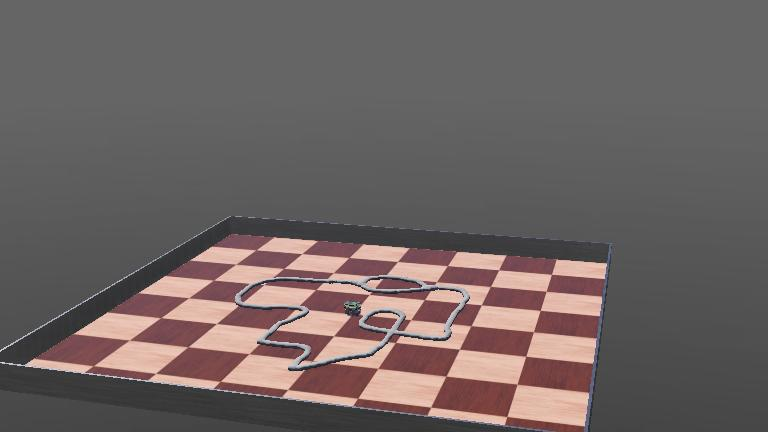
#> input picture linefollowing/worlds/.tie.jpg, 768 x 432 px
$ python -i camera_controller.py   (imports and definitions only)
#> lines starting #> are read from the running program, lines starting #| are printed output that depends on the picture; after the words box and inside, x2 and y2 are one past the last pixel; in counts of white or black regions, pixels touching at a corner belong together
#> further down, picture is the input picture: shape (432, 768, 3); mean B, G, R 98.1, 99.2, 108.8
from controller import Robot, Camera
import cv2
import numpy as np

# Initialize the Webots robot
# [1 line that did not run here, left out]
# [1 line that did not run here, left out]

#Assign the LED-lights on the puck for use later
# [1 line that did not run here, left out]
# [1 line that did not run here, left out]

# [1 line that did not run here, left out]
# [1 line not run here, left out]


#Same for the speaker
# [1 line that did not run here, left out]

# Get the camera device and enable it
# [1 line that did not run here, left out]
# [2 lines not run here, left out]


# Set motor devices for left and right wheels
# [1 line that did not run here, left out]
# [1 line that did not run here, left out]
# [2 lines not run here, left out]

# Set motor speeds
max_speed = 6.28  # Maximum motor speed
base_speed = 2  # Base speed for straight-line motion

# Set proportional, integral, and derivative gains
Kp = 0.01  #Lower if robot overshoots on corrective turns
Ki = 0.0001 #eliminating long-term drift and bias, lower if unstable
Kd = 0.001 #reducing oscillations

# Define integral saturation limits
integral_max = 0.5
integral_min = -0.5

# Define variables for tracking
last_error = 0
integral = 0

def detect_line_position(image):
    # Convert the image to grayscale
    gray = cv2.cvtColor(image, cv2.COLOR_BGR2GRAY)
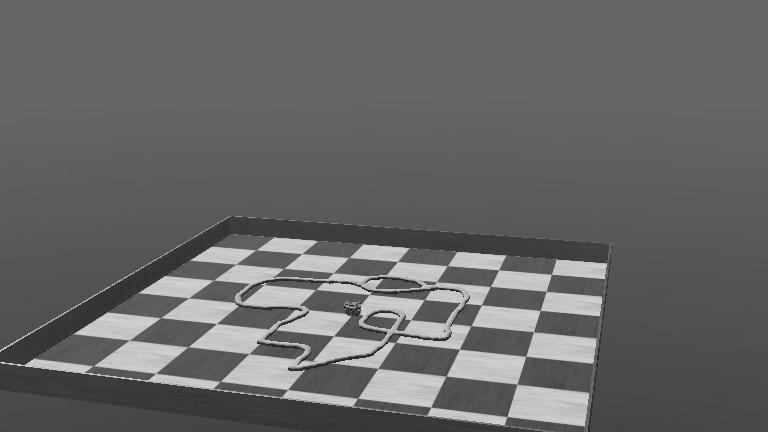
#> gray: shape (432, 768); min 5, max 239, mean 102

    # Threshold the image to create a binary image where the line is white
    _, thresholded = cv2.threshold(gray, 185, 255, cv2.THRESH_BINARY)
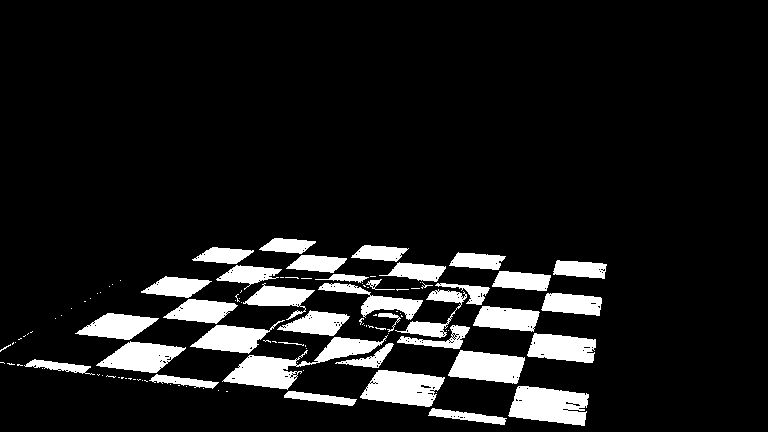
#> thresholded: shape (432, 768); 10.4% white; 110 white regions (73 under 20 px)

    # Find contours in the binary image
    contours,_ = cv2.findContours(thresholded, cv2.RETR_EXTERNAL, cv2.CHAIN_APPROX_SIMPLE)
#> contours = 110 contours, 75 with area under 20; largest, box (x1, y1, x2, y2) and area: (222, 335, 388, 390) 2528, (508, 386, 589, 426) 2248, (360, 370, 445, 407) 2066, (448, 350, 525, 384) 1766, (96, 341, 186, 373) 1606

    # Initialize variables to store line position
    line_x = None

    if contours:
        # Find the largest contour (assuming it's the white line)
        largest_contour = max(contours, key=cv2.contourArea)
#> largest_contour = contour of 209 points, box (x1, y1, x2, y2) (222, 335, 388, 390), area 2528

        # Get the centroid of the largest contour
        M = cv2.moments(largest_contour)
#> M = moments, m00 2527.5, centre m10/m00, m01/m00 = (291.8, 363.9)
        if M["m00"] != 0:
            line_x = int(M["m10"] / M["m00"])
#> line_x = 291

    return line_x

# Main control loop
# [83 lines not run here, left out]


    #Difficulties:
    #Constructing a world which is usable by the camera
    #-(obviously) using just the camera for input data
    #-Movement combined with directional steering
    #-getting even somewhat accurate turns in corners
    #-Configuring the camera node so it can actually support object recognition
    #-Adding the display to read current speed in real-time
    #

>>> import cv2
>>> picture = cv2.imread('../../worlds/.tie.jpg')
>>> result = detect_line_position(picture)
#> result = 291
